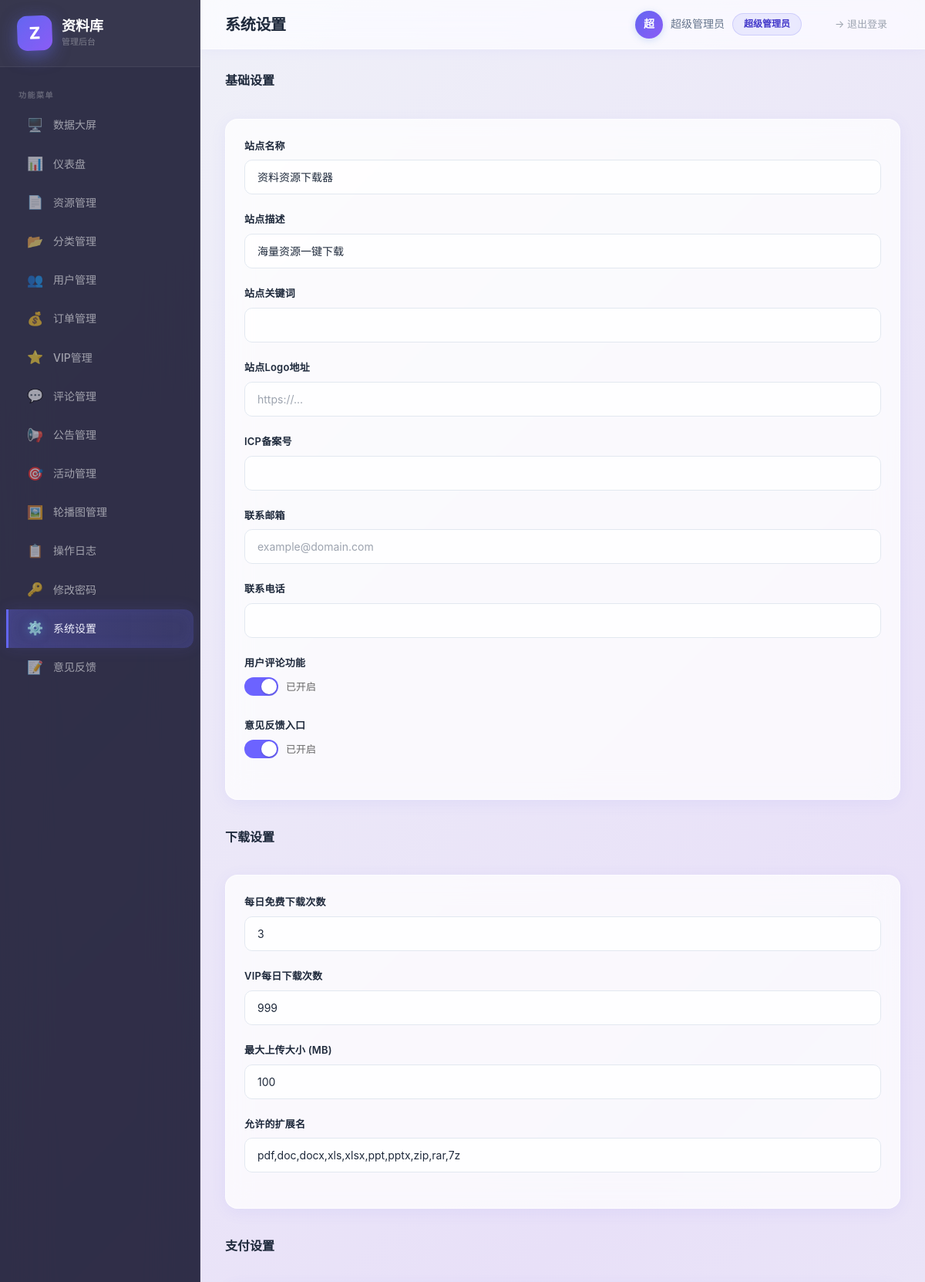
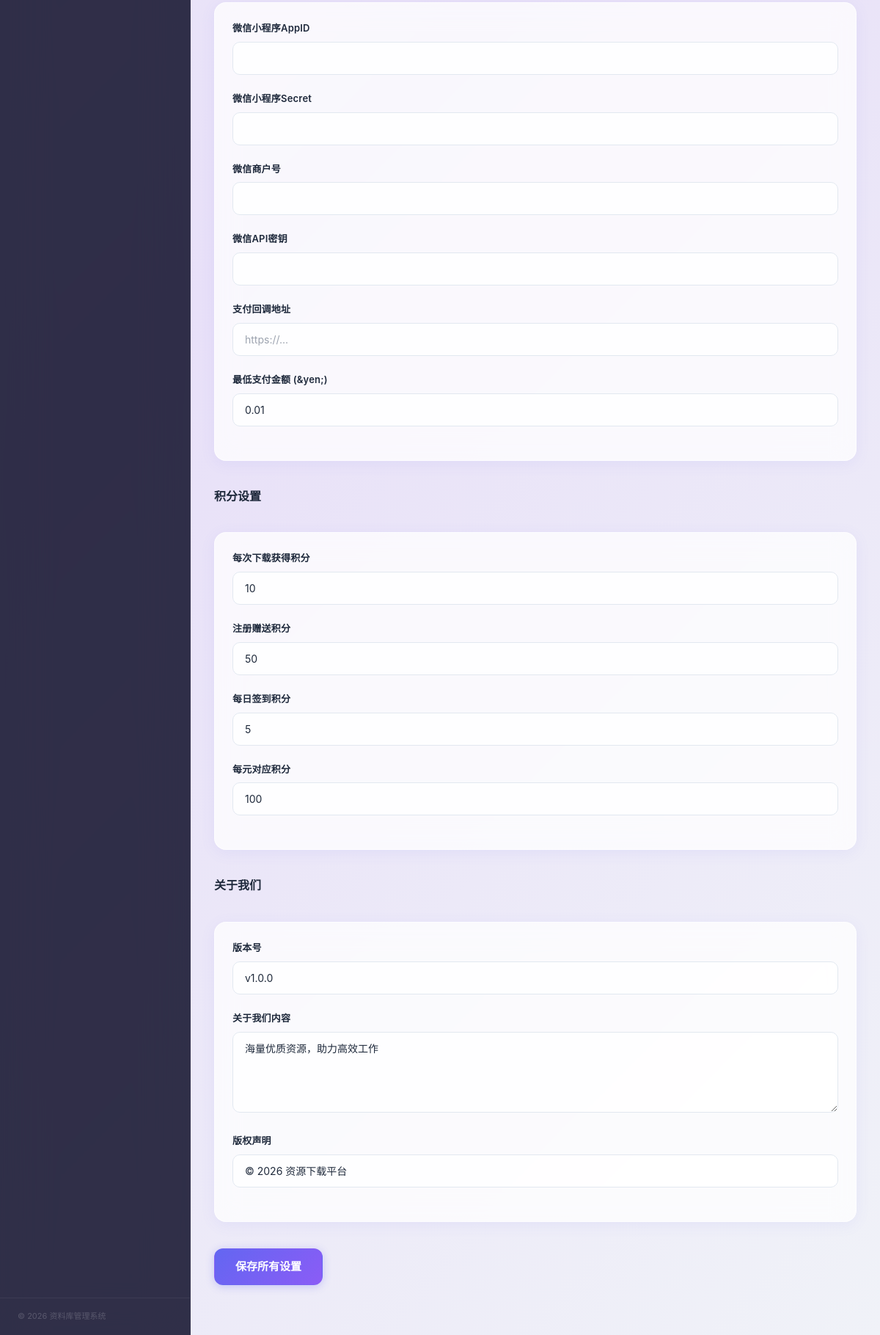
Screenshot of /admin/settings.php (signed in) with the database file from the repository (2 pictures, top to bottom).
### tables this page shows
CREATE TABLE `system_settings` (
  `id` int(10) unsigned NOT NULL AUTO_INCREMENT,
  `setting_key` varchar(64) NOT NULL,
  `setting_value` text,
  `setting_group` varchar(32) DEFAULT NULL COMMENT '设置分组',
  PRIMARY KEY (`id`),
  UNIQUE KEY `uk_setting_key` (`setting_key`)
);

### config/database.php (called while the page is built)
<?php
return [
    'host'     => getenv('DB_HOST')     ?: 'localhost',
    'port'     => getenv('DB_PORT')     ?: '3306',
    'dbname'   => getenv('DB_NAME')     ?: 'ziliaoku',
    'username' => getenv('DB_USER')     ?: 'root',
    'password' => getenv('DB_PASS')     ?: '',
    'charset'  => getenv('DB_CHARSET')  ?: 'utf8mb4',
    'options'  => [
        PDO::ATTR_ERRMODE            => PDO::ERRMODE_EXCEPTION,
        PDO::ATTR_DEFAULT_FETCH_MODE => PDO::FETCH_ASSOC,
        PDO::ATTR_EMULATE_PREPARES   => false,
        PDO::MYSQL_ATTR_INIT_COMMAND => "SET NAMES utf8mb4 COLLATE utf8mb4_unicode_ci",
    ],
];

### core/Database.php (called while the page is built, shortened)
<?php
class Database
{
    private static ?Database $instance = null;
    private PDO $pdo;
    private function __construct()
    {
        $config = require __DIR__ . '/../config/database.php';
        $dsn = sprintf(
            'mysql:host=%s;port=%s;dbname=%s;charset=%s',
            $config['host'],
            $config['port'],
            $config['dbname'],
            $config['charset']
        );
        try {
            $this->pdo = new PDO($dsn, $config['username'], $config['password'], $config['options']);
        } catch (PDOException $e) {
            throw new RuntimeException('数据库连接失败: ' . $e->getMessage());
        }
    }
    public static function getInstance(): self
    {
        if (self::$instance === null) {
            self::$instance = new self();
        }
        return self::$instance;
    }
    public function query(string $sql, array $params = []): PDOStatement
    {
        try {
            $stmt = $this->pdo->prepare($sql);
            $stmt->execute($params);
            return $stmt;
        } catch (PDOException $e) {
            throw new RuntimeException('查询失败: ' . $e->getMessage());
        }
    }
    public function fetchAll(string $sql, array $params = []): array
    {
        $stmt = $this->query($sql, $params);
        return $stmt->fetchAll(PDO::FETCH_ASSOC);
    }
}

### admin/settings.php (the view, shortened to what this page needs)
<?php
require_once __DIR__ . '/../core/Database.php';
$db = Database::getInstance();
$groupLabels = [
    'basic'    => '基础设置',
    'download' => '下载设置',
    'payment'  => '支付设置',
    'points'   => '积分设置',
    'about'    => '关于我们',
];
$allSettings = $db->fetchAll('SELECT setting_key, setting_value, setting_group FROM system_settings');
$settings = [];
foreach ($allSettings as $s) {
    $settings[$s['setting_key']] = $s['setting_value'];
}
include __DIR__ . '/header.php';
?>
<form method="POST" action="settings.php">
  <?php foreach ($settingDefs as $group => $defs): ?>
  <div class="settings-group">
    <h3><?php echo $groupLabels[$group] ?? $group; ?></h3>
    <div class="card">
      <div class="card-body">
        <?php foreach ($defs as $def): ?>
        <div class="form-group">
          <label><?php echo htmlspecialchars($def['label']); ?></label>
          <?php if ($def['type'] === 'number'): ?>
          <input type="number" name="<?php echo htmlspecialchars($def['key']); ?>"
                 class="form-control" step="any" min="0"
                 value="<?php echo htmlspecialchars($settings[$def['key']] ?? $def['default']); ?>">
          <?php elseif ($def['type'] === 'switch'): ?>
          <div style="display:inline-flex;align-items:center;gap:10px;">
            <div id="switch-<?php echo $def['key']; ?>"
                 onclick="toggleSwitch('<?php echo $def['key']; ?>')"
                 style="display:inline-block;width:44px;height:24px;border-radius:12px;position:relative;cursor:pointer;transition:background 0.3s;background:<?php echo ($settings[$def['key']] ?? $def['default']) === '1' ? '#6C63FF' : '#ccc'; ?>;">
              <div id="knob-<?php echo $def['key']; ?>" style="display:block;width:20px;height:20px;border-radius:50%;background:#fff;position:absolute;top:2px;left:<?php echo ($settings[$def['key']] ?? $def['default']) === '1' ? '22px' : '2px'; ?>;transition:left 0.3s;box-shadow:0 1px 3px rgba(0,0,0,0.2);"></div>
            </div>
            <span id="switch-text-<?php echo $def['key']; ?>" style="font-size:13px;color:#666;"><?php echo ($settings[$def['key']] ?? $def['default']) === '1' ? '已开启' : '已关闭'; ?></span>
          </div>
          <?php elseif ($def['type'] === 'textarea'): ?>
          <textarea name="<?php echo htmlspecialchars($def['key']); ?>"
                    class="form-control" rows="3"><?php echo htmlspecialchars($settings[$def['key']] ?? $def['default']); ?></textarea>
          <?php elseif ($def['key'] === 'contact_email'): ?>
          <input type="email" name="<?php echo htmlspecialchars($def['key']); ?>"
                 class="form-control" data-validate="email"
                 value="<?php echo htmlspecialchars($settings[$def['key']] ?? $def['default']); ?>"
                 placeholder="example@domain.com">
          <?php elseif (in_array($def['key'], ['site_logo', 'wechat_notify_url'])): ?>
          <input type="url" name="<?php echo htmlspecialchars($def['key']); ?>"
                 class="form-control" data-validate="url"
                 value="<?php echo htmlspecialchars($settings[$def['key']] ?? $def['default']); ?>"
                 placeholder="https://...">
          <?php else: ?>
          <input type="text" name="<?php echo htmlspecialchars($def['key']); ?>"
                 class="form-control"
                 value="<?php echo htmlspecialchars($settings[$def['key']] ?? $def['default']); ?>">
          <?php endif; ?>
        </div>
        <?php endforeach; ?>
      </div>
    </div>
  </div>
  <?php endforeach; ?>
  <div style="padding-bottom:40px;">
    <button type="submit" class="btn btn-primary btn-lg">保存所有设置</button>
  </div>
</form>
<?php include __DIR__ . '/footer.php'; ?>

### rows the page displays
system_settings: label "每日免费下载次数", free_download_limit "3"
system_settings: label "VIP每日下载次数", vip_download_limit "999"
system_settings: label "最大上传大小 (MB)", upload_max_size "100"
system_settings: label "每次下载获得积分", points_per_download "10"

### other values shown
$nav['icon'] "🖥️"
$nav['label'] "数据大屏"
$nav['icon'] "📊"
$nav['label'] "仪表盘"
$nav['icon'] "📄"
$nav['label'] "资源管理"
$nav['icon'] "📂"
$nav['label'] "分类管理"
$nav['icon'] "👥"
$nav['label'] "用户管理"
$nav['icon'] "💰"
$nav['label'] "订单管理"
$nav['icon'] "⭐"
$nav['label'] "VIP管理"
$nav['icon'] "💬"
